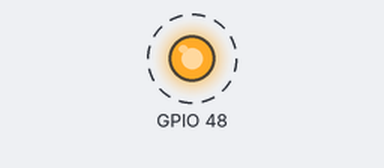
Bench run of a sketch on a simulated ESP32-S3. Parts: output pins drawn as LEDs (lit = HIGH). Dashed ring = blinking. What the sketch prints to the serial monitor is not drawn.

Above: at 0.5 s.
Timing chart, 0 to 4.6 s (numbered marks = the images above):
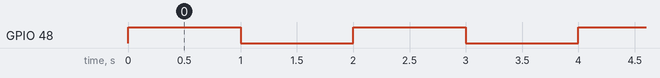

The sketch:

sketch.ino
```cpp
void setup() {
  pinMode(LED_BUILTIN, OUTPUT);

  // Wait for USB Serial to become available
  while (!Serial) delay(100);

  Serial.begin(115200);
  Serial.println("Hello, esp32 s3 devkit!");
}

void loop() {
  digitalWrite(LED_BUILTIN, HIGH);
  delay(1000);
  digitalWrite(LED_BUILTIN, LOW);
  delay(1000);
}
```

Measured:
- by itself, GPIO 48: alternates HIGH for 1.0 s and LOW for 1.0 s
